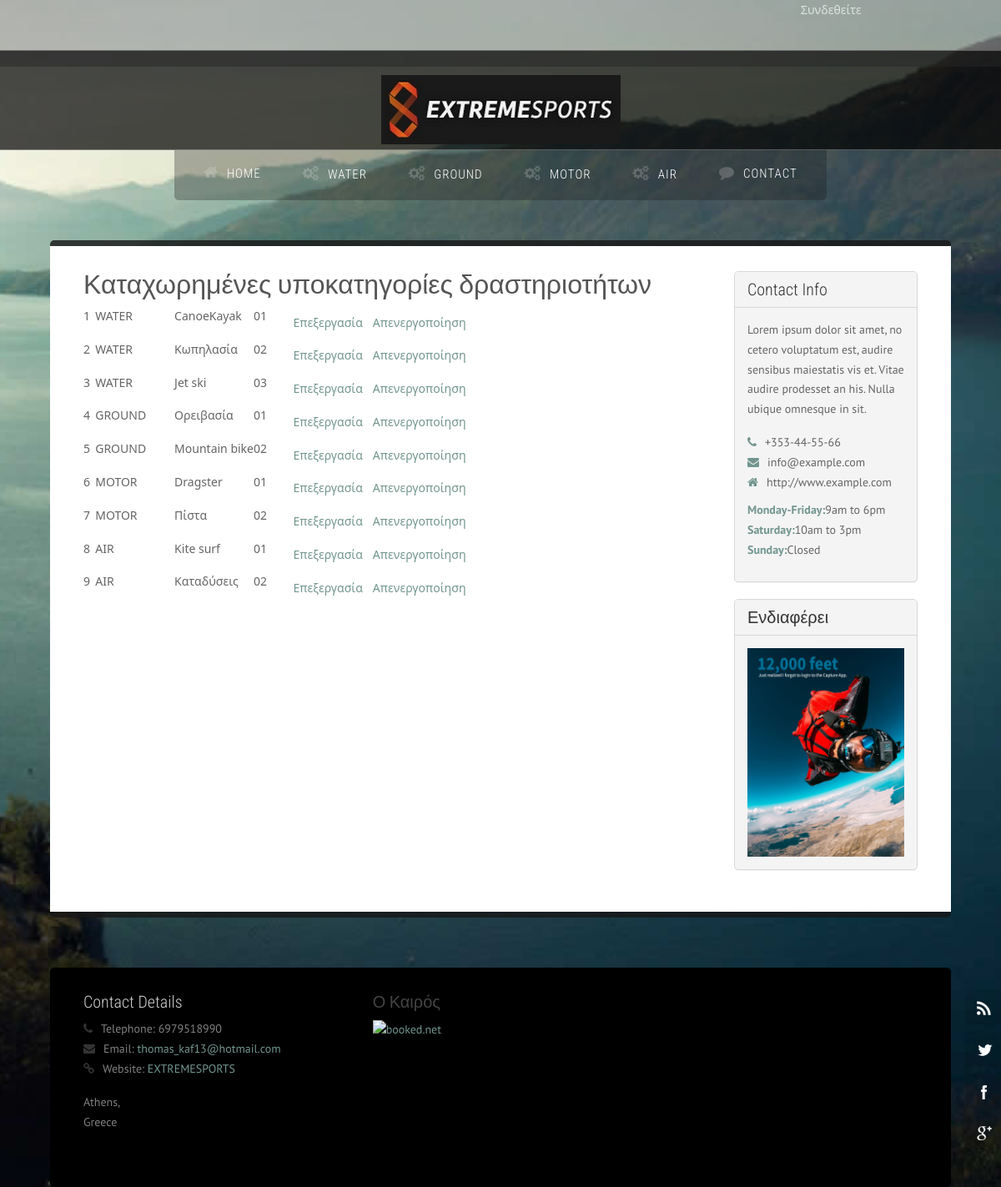
/subcategorieslist.php, run on the app's committed database.
### tables this page shows
CREATE TABLE `categories` (
  `cat_id` int(11) NOT NULL,
  `cat_name` varchar(25) NOT NULL,
  `cat_sorter` varchar(3) DEFAULT NULL
);

CREATE TABLE `sub_categories` (
  `scat_id` int(11) NOT NULL,
  `scat_cat_id` int(11) NOT NULL,
  `scat_name` varchar(25) NOT NULL,
  `scat_active` int(11) DEFAULT '1',
  `scat_sorter` varchar(3) DEFAULT NULL
);

CREATE TABLE `ads` (
  `ad_id` int(11) NOT NULL,
  `ad_caption` varchar(255) DEFAULT NULL,
  `ad_image` varchar(45) DEFAULT NULL,
  `ad_featured` tinyint(4) DEFAULT '0'
);

### headmenu.php (the view, shortened to what this page needs)
<?php
	$conn = Connect();
	$strSQL = " SELECT cat_id, cat_name
				FROM categories
				ORDER BY cat_sorter";
	$result = mysqli_query($conn, $strSQL);
	if ($result)
	{
		while ($row = mysqli_fetch_array($result,MYSQLI_ASSOC))
		{
			$Cat_Name = $row['cat_name'];
			echo "<li>";
			echo "<span class=\"fa-gears\">$Cat_Name</span>";
			echo "</li>";
		}
	}
?>

### subcategorieslist.php (shortened to what this page needs)
<?php
	include 'includes/functions.php';
?>
<!DOCTYPE html>
<html lang="en">
    <head>
        <link rel="stylesheet" href="assets/css/bootstrap.css" rel="stylesheet">
        <link rel="stylesheet" href="assets/css/animate.css" rel="stylesheet">
        <link rel="stylesheet" href="assets/css/font-awesome.css" rel="stylesheet">
        <link rel="stylesheet" href="assets/css/nexus.css" rel="stylesheet">
        <link rel="stylesheet" href="assets/css/responsive.css" rel="stylesheet">
        <link rel="stylesheet" href="assets/css/custom.css" rel="stylesheet">
    </head>
    <body>
        <div id="body-bg">
			<?php
				require_once ('loggedinfo.php');
			?>
            <ul class="social-icons pull-right hidden-xs">
                <li class="social-rss">
                    <a href="#" target="_blank" title="RSS"></a>
                </li>
                <li class="social-twitter">
                    <a href="https://twitter.com/?lang=en" target="_blank" title="Twitter"></a>
                </li>
                <li class="social-facebook">
                    <a href="https://www.facebook.com/" target="_blank" title="Facebook"></a>
                </li>
                <li class="social-googleplus">
                    <a href="#" target="_blank" title="GooglePlus"></a>
                </li>
            </ul>
            <div id="pre-header" class="container" style="height: 60px">
            </div>
            <div id="header">
                <div class="container">
                    <div class="row">
                        <div class="logo">
                            <a href="index.php" title="">
                                <img src="assets/img/Extreme-Sports.jpg" alt="Logo" />
                            </a>
                        </div>
                    </div>
                </div>
            </div>
            <div id="hornav" class="container no-padding">
                <div class="row">
                    <div class="col-md-12 no-padding">
                        <div class="text-center visible-lg">
                            <ul id="hornavmenu" class="nav navbar-nav">
                                <li>
                                    <a href="index.php" class="fa-home">Home</a>
                                </li>
								<?php
									require_once ('headmenu.php');
								?>
                                <li>
                                    <a href="contact.php" class="fa-comment">Contact</a>
                                </li>
                            </ul>
                        </div>
                    </div>
                </div>
            </div>
            <div id="post_header" class="container" style="height: 40px">
            </div>
            <div id="content-top-border" class="container">
            </div>
            <div id="content">
                <div class="container background-white">
                    <div class="row margin-vert-30">
                        <div class="col-md-9">
                            <div class="headline">
                                <h2>Καταχωρημένες υποκατηγορίες δραστηριοτήτων</h2>
                            </div>
							<?php
								$conn = Connect();
								$strSQL = " SELECT 		scat_cat_id, cat_name, scat_id, scat_name,
														scat_sorter, scat_active
											FROM 		extreme_events.sub_categories INNER JOIN categories
														ON sub_categories.scat_cat_id = categories.cat_id
											ORDER BY 	categories.cat_id, scat_sorter";
								$result = mysqli_query($conn, $strSQL);
								if ($result)
								{
									echo "<table id=\"InfoTable\">";
									while ($row = mysqli_fetch_array($result,MYSQLI_ASSOC))
									{
										echo "<tr>";
										$scat_id = $row['scat_id'];
										$scat_active = $row['scat_active'];
										echo "    <td id=\"DataArea\" style=\"width: 3%;\">";
										echo "    </td>";
										echo "    <td id=\"DataArea\" style=\"width: 20%; vertical-align: bottom;\">";
										echo "    </td>";
										echo "    <td id=\"DataArea\" style=\"width: 20%;\">";
										echo "    </td>";
										echo "    <td id=\"DataArea\" style=\"width: 10%\">";
										echo "    </td>";
										echo "    <td>";
										echo "<a href=\"editsubcat.php?id=$scat_id\" class=\"CommandText\">Επεξεργασία</a>";
										if ($scat_active == 1)
											echo "<a href=\"activatesubcat.php?id=$scat_id&action=0\" class=\"CommandText\">Απενεργοποίηση</a>";
										echo "    </td>";
										echo "</tr>";
									}
									echo "</table>";
								}
							?>
                        </div>
                        <div class="col-md-3">
                            <div class="panel panel-default">
                                <div class="panel-heading">
                                    <h3 class="panel-title">Contact Info</h3>
                                </div>
                                <div class="panel-body">
                                    <p>Lorem ipsum dolor sit amet, no cetero voluptatum est, audire sensibus maiestatis vis et. Vitae audire prodesset an his. Nulla ubique omnesque in sit.</p>
                                    <ul class="list-unstyled">
                                        <li>
                                            <i class="fa-phone color-primary"></i>+353-44-55-66</li>
                                        <li>
                                            <i class="fa-envelope color-primary"></i>info@example.com</li>
                                        <li>
                                            <i class="fa-home color-primary"></i>http://www.example.com</li>
                                    </ul>
                                    <ul class="list-unstyled">
                                        <li>
                                            <strong class="color-primary">Monday-Friday:</strong>9am to 6pm</li>
                                        <li>
                                            <strong class="color-primary">Saturday:</strong>10am to 3pm</li>
                                        <li>
                                            <strong class="color-primary">Sunday:</strong>Closed</li>
                                    </ul>
                                </div>
                            </div>
                            <div class="panel panel-default">
                                <div class="panel-heading">
                                    <h3 class="panel-title">Ενδιαφέρει</h3>
                                </div>
                                <div class="panel-body">
								<?php
									require_once ('ads.php');
								?>
                                </div>
                            </div>
                        </div>
                    </div>
                </div>
            </div>
			<?php
				include 'xtremefooter.php';
			?>
    </body>
</html>

### Includes/functions.php (shortened to what this page needs)
<?php
function echoX ($strOut, $strCondition)
{
	if (strlen($strCondition)>0)
		echo $strOut;
}
?>

### ads.php (shortened to what this page needs)
<?php
	$conn = Connect();
	$strSQL = " SELECT ad_id, ad_caption, ad_image
				FROM ads
				WHERE ad_featured=1";
	$result = mysqli_query($conn, $strSQL);
	if ($result)
	{
		while ($row = mysqli_fetch_array($result,MYSQLI_ASSOC))
		{
			echo "<img src=\"images/".$row['ad_image']."\" />";
		}
	}
?>

### assets/css/custom.css (style rules this page uses)
#DataArea { vertical-align: top; }
.DataCaption { font-family: "Segoe UI"; }
.CommandText { font-family: "Segoe UI"; size: 1em; margin-right: 12px; margin-top: 0; margin-bottom: 14px; }

### data on the page
categories: cat_name "WATER"
categories: cat_name "GROUND"
categories: cat_name "MOTOR"
categories: cat_name "AIR"
sub_categories: strOut "1 WATER CanoeKayak 01"
sub_categories: strOut "2 WATER Κωπηλασία 02"
sub_categories: strOut "3 WATER Jet ski 03"
sub_categories: strOut "4 GROUND Ορειβασία 01"
sub_categories: strOut "5 GROUND Mountain bike 02"
sub_categories: strOut "6 MOTOR Dragster 01"
sub_categories: strOut "7 MOTOR Πίστα 02"
sub_categories: strOut "8 AIR Kite surf 01"
sub_categories: strOut "9 AIR Καταδύσεις 02"
ads: ad_image (picture)
